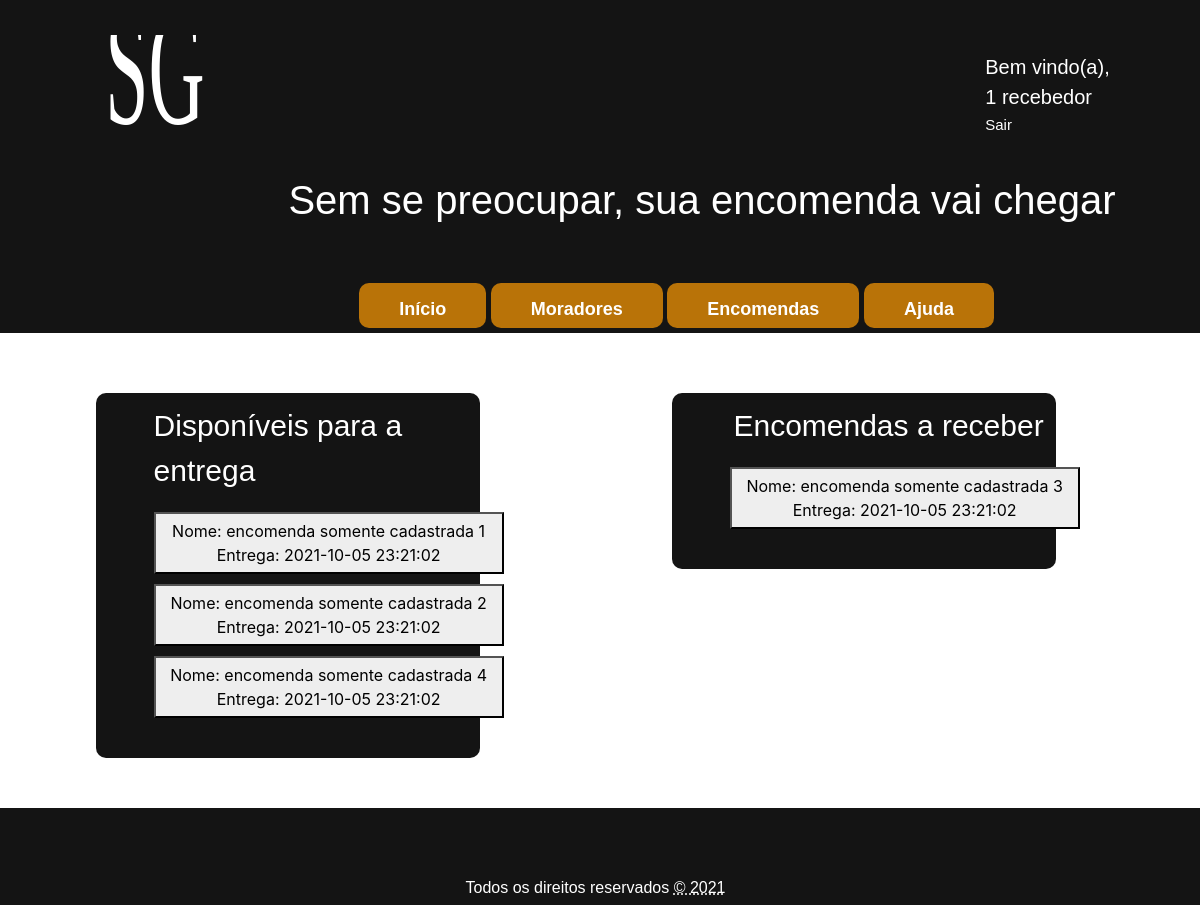
Before: / (signed in) with the older database file.
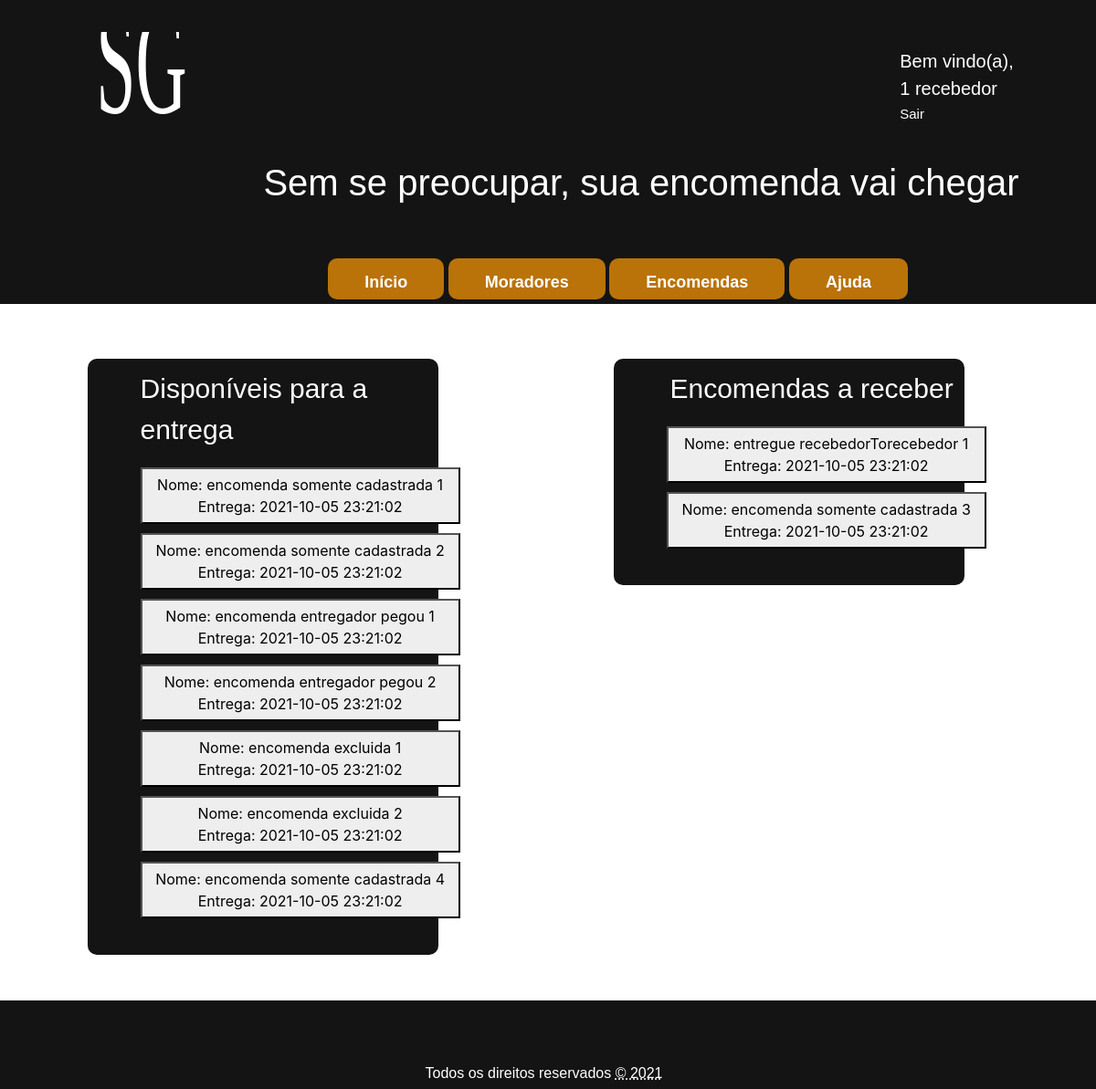
After: the same page with the newer database file.
### tables this page shows
CREATE TABLE encomenda (
	
	id 						INT 		NOT NULL AUTO_INCREMENT,
	nome 					VARCHAR(50) NOT NULL,
	cadastrada_morador_id 	INT 		NOT NULL,
	entregador_id 			INT 		NOT NULL,	
	data_cadastro 			TIMESTAMP 	NOT NULL,
	previsao_data_entrega 	TIMESTAMP 	NULL,
	foi_entregue 			INT 		NOT NULL,
	entregador_pegou 		INT 		NOT NULL,
	excluido 				INT 		NOT NULL,
	PRIMARY KEY (id),
	FOREIGN KEY (cadastrada_morador_id) REFERENCES morador (id),
	FOREIGN KEY (entregador_id) 		REFERENCES morador (id)	
);

### routers.php (called while the page is built, shortened)
<?php
$bootstrap_css_path = "/SGE/src/public/bootstrap/css/bootstrap.min.css";
$template_top_path = "/SGE/src/public/css/top.css";
$template_bottom_path = "/SGE/src/public/css/bottom.css";
$index_path = "/SGE/src/index.php";
$index_servico_path = "/SGE/src/index_servico.php";
$logout_servico_path = "/SGE/src/pages/login/logout_servico.php";
$logo_img_path = "/SGE/src/public/img/SGE_logo.svg";
?>

### database/funcoes_gerais.php (called while the page is built, shortened)
<?php
class Funcoes_gerais {
	private $conn;
	public function __construct($db) {
		$this->conn = $db;
	}
	public function lista_obj($tabela, $params = null, $fields) {
		$lista = array();
		$sql = "SELECT {$fields} FROM {$tabela} {$params}";
		$result = $this->conn->query($sql);
		if ($result->rowCount() > 0) {
			foreach ($result as $data) {
				array_push($lista, $data);
			}
		}
		return $lista;
	}
}
?>

### index_servico.php (the view, shortened to what this page needs)
<?php
include("./routers.php");
include("./database/funcoes_gerais.php");
function carrega_itens($condicao, $acao) {
	$id_logado = $_SESSION['morador_logado'][0];;
    if ($acao == 0) {
        $params = "WHERE cadastrada_morador_id {$condicao} {$id_logado} AND foi_entregue = 0 AND entregador_pegou = 0 AND excluido = 0 ORDER BY previsao_data_entrega ASC";
    }
    else {
        $params = "WHERE cadastrada_morador_id {$condicao} {$id_logado} AND foi_entregue = 0 AND excluido = 0 ORDER BY previsao_data_entrega ASC";
    }
	echo carrega_info($params, $acao);
}
function carrega_info($params, $acao) {
	$database = new Database();
	$db = $database->getConnection();
	$index_obj = new Funcoes_gerais($db);
	$lista = $index_obj->lista_obj('encomenda', $params, '*');
	$div = "";
	for ($i = 0; $i < count($lista); $i++) {
		$div .="
        <form action='{$index_servico_path}' method='POST' name='Form'>
            <button type='submit' class='encomenda_box' name='btn_encomenda' value='{$lista[$i][0]}{$acao}'>
                Nome: {$lista[$i][1]} </br>
                Entrega: {$lista[$i][4]}
            </button>
        </form>
		";
	}
	return $div;
}
?>

### template/top.php (shortened to what this page needs)
<?php include_once "./routers.php"; ?>
<!DOCTYPE html>
<html lang="pt-br">
	<head>
		<link rel="stylesheet" href="<?php echo $bootstrap_css_path; ?>">
		<link rel="stylesheet" href="<?php echo $template_top_path; ?>">
		<link rel="stylesheet" href="<?php echo $template_bottom_path; ?>">
	</head>
	<body>
		<header>
			<nav class="menu">
				<div class="logo_img">
					<img src="<?php echo $logo_img_path; ?>" alt="logo " id="logo_img_container">
				</div>
				<?php
				if (isset($_SESSION['morador_logado'])) {
					echo "
                        <div class='logout'>
                        <span>Bem vindo(a), </span>
                        <label> {$_SESSION['morador_logado'][1]}</label></br>
	    				<a href='{$logout_servico_path}'>Sair</a>
                        </div>
					";
				}
				?>
				<div class="slogan">
					<h3 id="slogan">Sem se preocupar, sua encomenda vai chegar</h3>
				</div>
				<div class="menuItem">
					<div class="dropdown">
						<a href="<?php echo $index_path; ?>">
							<button class="dropbtn">Início</button>
						</a>
					</div>
					<div class="dropdown">
						<button class="dropbtn">Moradores</button>
					</div>
					<div class="dropdown">
						<button class="dropbtn">Encomendas</button>
					</div>
					<div class="dropdown">
						<a href="<?php echo $ajuda_path; ?>">
							<button class="dropbtn">Ajuda</button>
						</a>
					</div>
				</div>
			</nav>
		</header>
		<main class="content">

### index.php (shortened to what this page needs)
<?php
include("./template/top.php");
include("../../routers.php");
include('./index_servico.php');
?>
<link rel="stylesheet" href="/SGE/src/public/css/index.css">
<div class="container_info">
	<aside class="encomenda_entregar">
		<p id="titulo_entregar">Disponíveis para a entrega</p>
		<?php carrega_itens('!=', 0);?>
	</aside>
	<aside class="encomenda_receber">
		<p id="titulo_receber">Encomendas a receber</p>
		<?php carrega_itens('=', 1);?>
	</aside>
</div>
<?php include("./template/bottom.php"); unset($_SESSION['op_status']); ?>

### template/bottom.php
</main>
<br/><br/><br/><br/><br/><br/>
<footer class="footer_container">
	<br/><br/>
	<p id = "rights"> Todos os direitos reservados <abbr = title = "copy right">&copy  <?php echo date("Y"); ?></p>
</footer>
</body>
</html>

### public/css/top.css (style rules this page uses)
body { background-color: rgba(255,255,255,1); }
.logo_img img { width: 100px; margin: 30px 0px 0px 100px; display: inline-block; }
#slogan { font-size: 40px; font-family: Arial; color: white; margin: -50px 0px 5% 24%; position: relative; display: inline-block; }
.logout { position: relative; display: block; margin: -7% 0px 5% 83%; font-family: Arial; font-size: 20px; color: white; }
.logout a { font-size: 15px; margin: -3% 0px 0% 0%; display: block; color: white; text-decoration: none; }
.menu { background-color: rgba(20,20,20,1); position: relative; width: 100%; padding: 5px 14px 5px 5px; margin: 0px; }
.dropbtn { background-color: #B97308; color: white; padding: 13px 40px 5px 40px; font-size: 18px; border: none; cursor: pointer; }
.dropdown { position: relative; display: inline-block; }
.menuItem { margin: 0px 0px 0px 30%; }
.dropbtn { font-family: Arial; font-weight: bold; list-style: none; border-radius: 10px; }

### public/css/bottom.css (style rules this page uses)
.footer_container { position: relative; width: 100%; background-color: rgba(20,20,20,1); padding: 5px 14px 5px 5px; clear: both; margin: 10% 0px 0px 0px; }
.footer_container p#rights { margin: 0px 0px 0px 0px; padding: 15px 0px 0px 0px; color: white; text-align: center; font-family: Arial; }

### public/css/index.css (style rules this page uses)
.container_info { position: relative; width: 80%; margin: 5% 0px 0px 8%; }
.encomenda_entregar, .encomenda_receber { width: 40%; min-width: 40%; position: relative; float: left; background-color: rgba(20,20,20,1); margin: 0px 50px 50px 0px; padding: 0px 0px 30px 0px; border-radius: 10px; }
.encomenda_receber { margin: 0px 0px 0px 10%; float: right; }
#titulo_entregar, #titulo_receber { font-size: 30px; font-family: Arial; color: white; margin: 10px 0px 5% 15%; position: relative; display: inline-block; }
#titulo_receber { margin: 10px 0px 5% 16%; }
.encomenda_box { position: relative; display: flex; flex-wrap: wrap; flex-direction: row; display: inline-block; width: 350px; min-height: 50px; padding: 5px; margin: 0px 0px 10px 15%; background-color: #eeeeee; transition: 0.5s; cursor: pointer; }

Changed rows visible on the page:
now on this page (row edited): encomenda: $lista[$i][0] 3 (drawn), nome "encomenda entregador pegou 1", data_cadastro "2021-10-05 23:21:02"
now on this page (row edited): encomenda: $lista[$i][0] 4 (drawn), nome "encomenda entregador pegou 2", data_cadastro "2021-10-05 23:21:02"
now on this page (row edited): encomenda: $lista[$i][0] 5 (drawn), nome "encomenda excluida 1", data_cadastro "2021-10-05 23:21:02"
now on this page (row edited): encomenda: $lista[$i][0] 6 (drawn), nome "encomenda excluida 2", data_cadastro "2021-10-05 23:21:02"
now on this page (row edited): encomenda: $lista[$i][0] 9 (drawn), nome "entregue recebedorTorecebedor 1", data_cadastro "2021-10-05 23:21:02"
